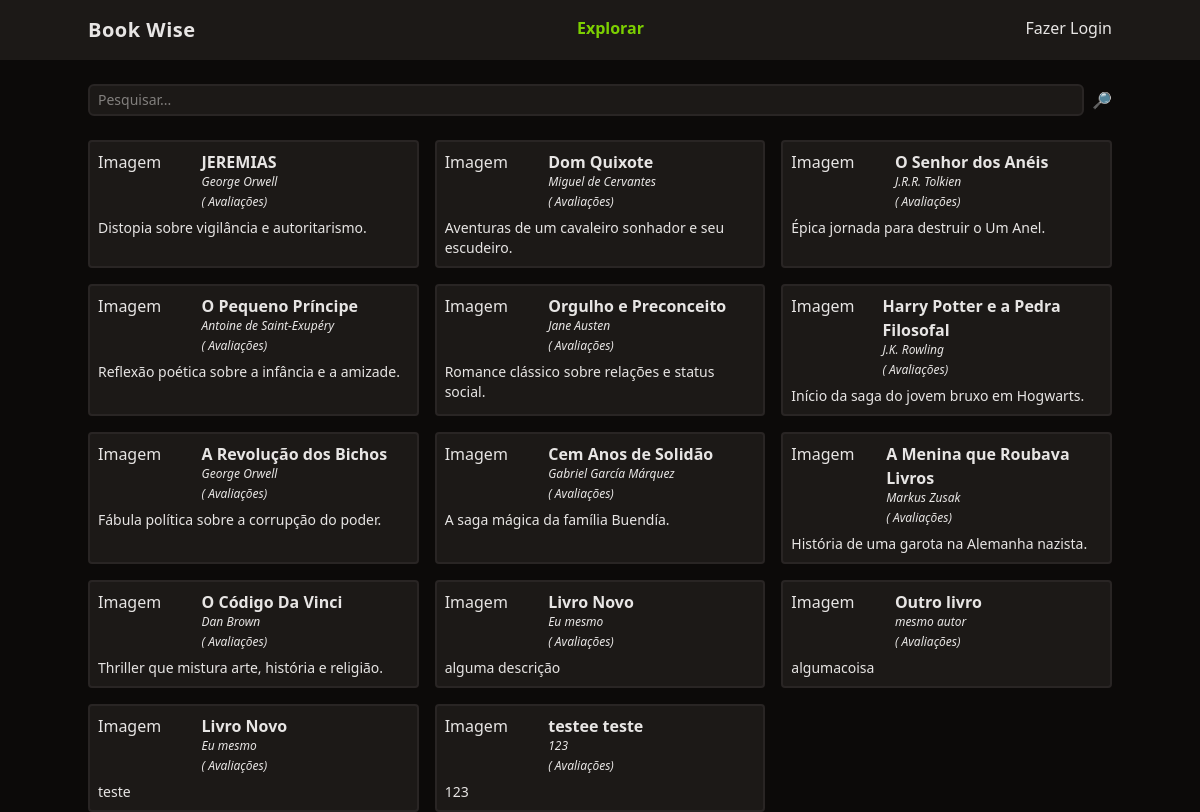
The page / on the database its author committed.
### tables this page shows
CREATE TABLE livros (

  id integer primary key,
  titulo varchar(255),
  autor varchar(255),
  descricao text,
  ano_de_lancamento integer,
  usuario_id integer,
  foreign key(usuario_id) references usuarios(id)

);

### functions.php (called while the page is built, shortened)
<?php
function view($view, $data = []) {
    require 'views/template/app.php';
}
function auth() {
    if(! isset($_SESSION['auth'])) {
        return null;
    }
    return $_SESSION['auth'];
}

### controllers/index.controller.php (called while the page is built)
<?php
$pesquisar = $_REQUEST['pesquisar'] ?? '';
$livros = $database->query(
    query: "select * from livros where titulo like :filtro",
    class: Livro::class,
    params: ['filtro' => "%$pesquisar%"]
)->fetchAll();
view('index', compact('livros'));

### routes.php (called while the page is built, shortened)
<?php
$controller = str_replace('/', '', parse_url($_SERVER['REQUEST_URI'])['path']);
if (!$controller) $controller = 'index';
require "controllers/{$controller}.controller.php";

### index.php (called while the page is built, shortened)
<?php
require "functions.php";
$config = require 'config.php';
require "Database.php";
require "routes.php";
?>

### config.php (called while the page is built)
<?php
return [
    'database' => [
        'driver' => 'sqlite',
        'database' => 'database.sqlite'
    ]
];

### Database.php (called while the page is built)
<?php
class Database {
    private $db;
    public function __construct($config) {
        $this->db = new PDO($this->getDsn($config));
    }
    private function getDsn($config) {
        $driver = $config['driver'];
        unset($config['driver']);
        $dsn = $driver . ':' . http_build_query($config, '', ';');
        if ($driver == 'sqlite') {
            $dsn = $driver . ':' . $config['database'];
        }
        return $dsn;
    }
    public function query($query, $class = null, $params = []) {
        $prepare = $this->db->prepare($query);
        if ($class) {
            $prepare->setFetchMode(PDO::FETCH_CLASS, $class);
        }
        $prepare->execute($params);
        return $prepare;
    }
}
$database = new Database($config['database']);

### views/partials/_livro.php (the view)
<div class="p-2 rounded border-stone-800 border-2 bg-stone-900">
    <div class="flex">
        <div class="w-1/3">Imagem</div>
        <div class="space-y-1">
            <a href="/livro?id=<?= $livro->id ?>" class="font-semibold hover:underline"><?= $livro->titulo ?></a>
            <div class="text-xs italic"><?= $livro->autor ?></div>
            <div class="text-xs italic"><?= str_repeat('⭐', $livro->nota_avaliacao) ?>(<?= $livro->count_avaliacoes ?> Avaliações)</div>
        </div>
    </div>
    <div class="text-sm mt-2"><?= $livro->descricao ?></div>
</div>

### views/template/app.php (shortened to what this page needs)
<!DOCTYPE html>
<html lang="en">
<head>
    <script src="https://cdn.jsdelivr.net/npm/@tailwindcss/browser@4"></script>
</head>
<body class="bg-stone-950 text-stone-200">
    <header class="bg-stone-900">
        <nav class="mx-auto max-w-screen-lg flex justify-between py-4">
            <div class="font-bold text-xl tracking-wide">Book Wise</div>
            <ul class="flex space-x-4 font-bold">
                <li><a href="/" class="text-lime-500">Explorar</a></li>
            </ul>
            <ul>
                <?php if (auth()): ?>
                    <li><a href="/logout">Oi, <?= auth()->nome ?></a></li>
                <?php else: ?>
                    <li><a href="/login">Fazer Login</a></li>
                <?php endif; ?>
            </ul>
        </nav>
    </header>
    <main class="mx-auto max-w-screen-lg space-y-6">
        <?php require "views/{$view}.view.php" ?>
    </main>
</body>
</html>

### views/index.view.php
<form class="w-full flex space-x-2 mt-6">
    <input
        type="text"
        name="pesquisar"
        class="border-stone-800 border-2 rounded-md bg-stone-900 text-sm focus:outline-none px-2 py-1 w-full"
        placeholder="Pesquisar..."
    >
    <button type="submit">🔎</button>
</form>
<section class="grid gap-4 grid-cols-1 md:grid-cols-2 lg:grid-cols-3">
    <?php
        foreach($livros as $livro) {
            require 'partials/_livro.php';
        }
    ?>
</section>

### rows shown on the page
livros: titulo "JEREMIAS", autor "George Orwell", descricao "Distopia sobre vigilância e autoritarismo."
livros: titulo "Dom Quixote", autor "Miguel de Cervantes", descricao "Aventuras de um cavaleiro sonhador e seu escudeiro."
livros: titulo "O Senhor dos Anéis", autor "J.R.R. Tolkien", descricao "Épica jornada para destruir o Um Anel."
livros: titulo "O Pequeno Príncipe", autor "Antoine de Saint-Exupéry", descricao "Reflexão poética sobre a infância e a amizade."
livros: titulo "Orgulho e Preconceito", autor "Jane Austen", descricao "Romance clássico sobre relações e status social."
livros: titulo "Harry Potter e a Pedra Filosofal", autor "J.K. Rowling", descricao "Início da saga do jovem bruxo em Hogwarts."
livros: titulo "A Revolução dos Bichos", autor "George Orwell", descricao "Fábula política sobre a corrupção do poder."
livros: titulo "Cem Anos de Solidão", autor "Gabriel García Márquez", descricao "A saga mágica da família Buendía."
livros: titulo "A Menina que Roubava Livros", autor "Markus Zusak", descricao "História de uma garota na Alemanha nazista."
livros: titulo "O Código Da Vinci", autor "Dan Brown", descricao "Thriller que mistura arte, história e religião."
livros: titulo "Livro Novo", autor "Eu mesmo", descricao "alguma descrição"
livros: titulo "Outro livro", autor "mesmo autor", descricao "algumacoisa"
livros: titulo "Livro Novo", autor "Eu mesmo", descricao "teste"
livros: titulo "testee teste", autor "123", descricao "123"
